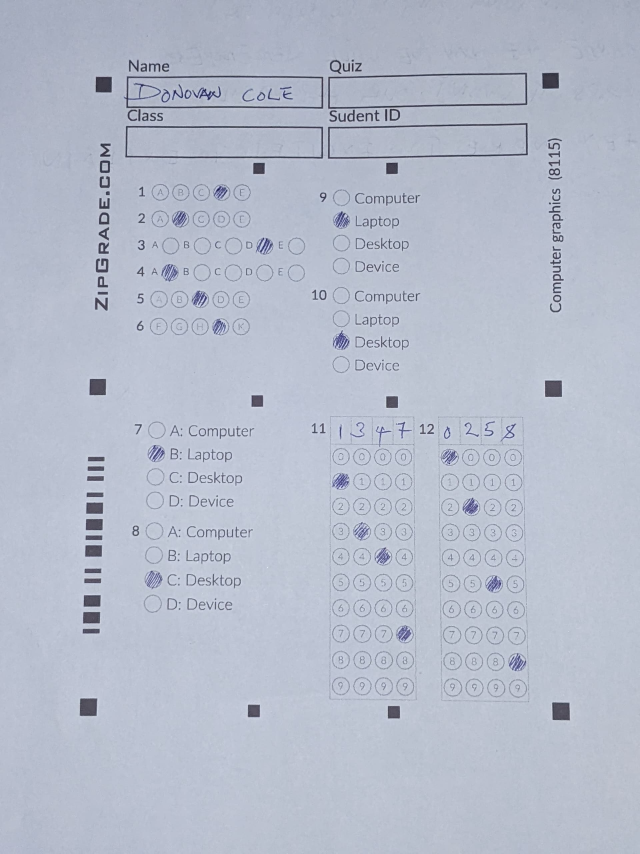
#> input picture uploads/20240331171410.jpeg, 1920 x 2560 px (shown at 1/3 size)
$ python -i image_processing.py   (imports and definitions only)
#> lines starting #> are read from the running program, lines starting #| are printed output that depends on the picture; after the words box and inside, x2 and y2 are one past the last pixel; in counts of white or black regions, pixels touching at a corner belong together
import cv2
import numpy as np
import itertools
import os
from google.cloud import vision
os.environ['GOOGLE_APPLICATION_CREDENTIALS'] = os.path.join(os.path.dirname(__file__), 'google_lens.json')


# Function to check if two rectangles overlap
# [164 lines left out: functions rectangles_overlap, merge_rectangles, detect_text, mark_square_questions, not called in this run]


# Function to detect circles & shaded circles
def mark_circle_questions(img_path):
#> called with img_path = '../uploads/20240331171410.jpeg'
  img = cv2.imread(img_path, cv2.IMREAD_COLOR)
#> img is the input picture: shape (2560, 1920, 3); mean B, G, R 203.7, 188.4, 181.5
  grayscale = cv2.cvtColor(img, cv2.COLOR_BGR2GRAY)
  image_height, image_width = grayscale.shape
#> image_height = 2560; image_width = 1920
  _, binary_img = cv2.threshold(grayscale, 67, 255, cv2.THRESH_BINARY)
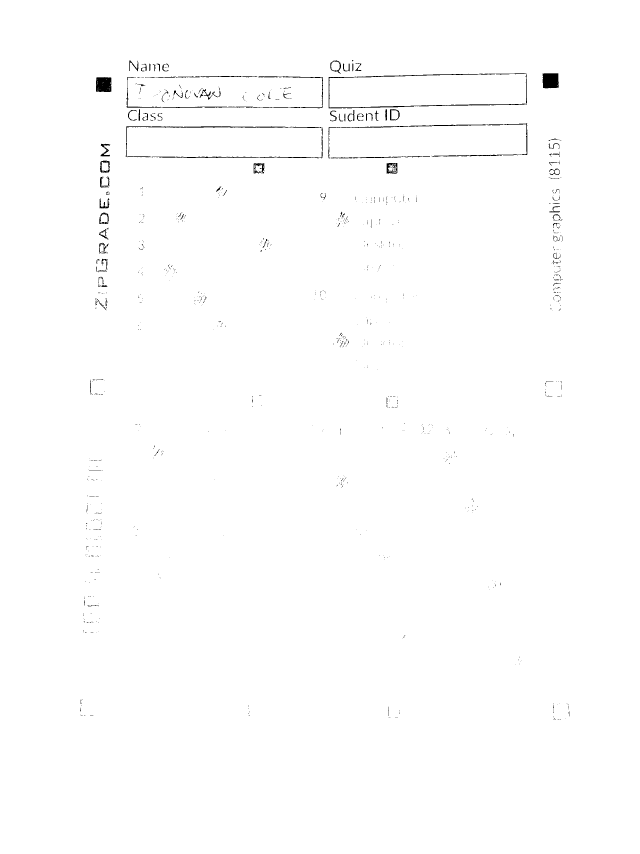
#> binary_img: shape (2560, 1920) (shown at 1/3 size); 99.4% white; 973 black regions (850 under 20 px), largest, box (x1, y1, x2, y2) and area: (986, 220, 1581, 325) 3129, (985, 370, 1582, 475) 2564, (1628, 220, 1676, 265) 2063
  blur_image = cv2.blur(grayscale, (3, 3))

  # Initialize lists to store shaded circles and their indices
  shaded_circles, shaded_circles_index = [], []

  # Parameters
  padding = 20
  extra_width = 15
  detected_circles = cv2.HoughCircles(blur_image, cv2.HOUGH_GRADIENT, 1, 20, param1=50, param2=30, minRadius=40, maxRadius=50)
#> detected_circles = None

  if detected_circles is not None:
    detected_circles = np.uint16(np.around(detected_circles))
    detected_circles_sorted = detected_circles[0, :][detected_circles[0, :, 1].argsort()]
    row_padding = []

    for _, group in itertools.groupby(detected_circles_sorted, key=lambda x: (x[1] // (2 * padding))):
      circles_sorted_horizontally = sorted(group, key=lambda x: x[0])
      row_padding.append(circles_sorted_horizontally)

    # List to store rectangles
    rectangles = []
    for row in row_padding:
      top = min(row, key=lambda x: x[1])[1] - padding
      bottom = max(row, key=lambda x: x[1])[1] + padding
      left = min(row, key=lambda x: x[0])[0] - padding - extra_width
      right = max(row, key=lambda x: x[0])[0] + padding + extra_width

      # Store rectangle
      rectangles.append((0, top, image_width-1, bottom))

      for index, point in enumerate(row):
        x, y, r = point[0], point[1], point[2]

        # Find and mark shaded circles
        zero_pixel_count = 0
        for i in range(max(0, y - r), min(binary_img.shape[0], y + r + 1)):
          for j in range(max(0, x - r), min(binary_img.shape[1], x + r + 1)):
            if ((i - y) ** 2 + (j - x) ** 2) <= r ** 2:
              if binary_img[i, j] == 0:
                zero_pixel_count += 1

        if zero_pixel_count > 999:
          shaded_circles.append((x, y, r))


    # Merge overlapping rectangles
    merged_rectangles = []
    for rect in rectangles:
      if not merged_rectangles:
        merged_rectangles.append(rect)
      else:
        merged = False
        for i in range(len(merged_rectangles)):
          if rectangles_overlap(merged_rectangles[i], rect):
            merged_rectangles[i] = merge_rectangles(merged_rectangles[i], rect)
            merged = True
            break
        if not merged:
          merged_rectangles.append(rect)

    # List to store final circle indices
    all_circles = []

    # Re-index circles within merged rectangles
    new_index = 0
    for (left, top, right, bottom) in merged_rectangles:
      circles_in_rectangle = []
      for row in row_padding:
        for point in row:
          x, y, r = point[0], point[1], point[2]
          if left <= x <= right and top <= y <= bottom:
            circles_in_rectangle.append((x, y, r))

      # Sort circles in the rectangle by x-coordinate
      circles_in_rectangle_sorted = sorted(circles_in_rectangle, key=lambda x: x[0])

      # Re-index the circles and draw the new indices
      for (x, y, r) in circles_in_rectangle_sorted:
        all_circles.append((x, y, r, new_index))
        if (x, y, r) in shaded_circles:
          shaded_circles_index.append(new_index)
        new_index += 1

    return len(detected_circles_sorted), shaded_circles_index
  return 0, []

>>> result = mark_circle_questions('../uploads/20240331171410.jpeg')
